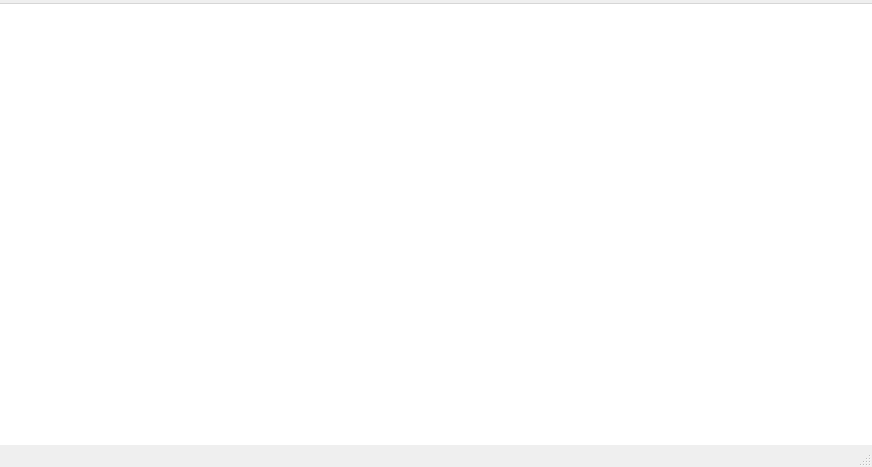
<?xml version="1.0" encoding="UTF-8"?>
<ui version="4.0">
 <class>EditorWindow</class>
 <widget class="QMainWindow" name="EditorWindow">
  <property name="geometry">
   <rect>
    <x>0</x>
    <y>0</y>
    <width>872</width>
    <height>467</height>
   </rect>
  </property>
  <property name="windowTitle">
   <string>EditorWindow</string>
  </property>
  <property name="unifiedTitleAndToolBarOnMac">
   <bool>true</bool>
  </property>
  <widget class="QWidget" name="centralWidget">
   <layout class="QVBoxLayout" name="verticalLayout">
    <property name="leftMargin">
     <number>0</number>
    </property>
    <property name="topMargin">
     <number>0</number>
    </property>
    <property name="rightMargin">
     <number>0</number>
    </property>
    <property name="bottomMargin">
     <number>0</number>
    </property>
    <item>
     <widget class="QPlainTextEdit" name="plainTextEdit">
      <property name="sizePolicy">
       <sizepolicy hsizetype="Expanding" vsizetype="Expanding">
        <horstretch>1</horstretch>
        <verstretch>1</verstretch>
       </sizepolicy>
      </property>
      <property name="styleSheet">
       <string notr="true">font: 11pt &quot;Monospace&quot;;</string>
      </property>
      <property name="frameShape">
       <enum>QFrame::NoFrame</enum>
      </property>
      <property name="lineWidth">
       <number>0</number>
      </property>
     </widget>
    </item>
   </layout>
  </widget>
  <widget class="QMenuBar" name="menuBar">
   <property name="geometry">
    <rect>
     <x>0</x>
     <y>0</y>
     <width>872</width>
     <height>22</height>
    </rect>
   </property>
   <widget class="QMenu" name="menuFile">
    <addaction name="actionNew"/>
    <addaction name="separator"/>
    <addaction name="actionOpen"/>
    <addaction name="separator"/>
    <addaction name="actionSave"/>
    <addaction name="actionSave_As"/>
   </widget>
   <widget class="QMenu" name="menuEdit">
    <addaction name="actionUndo"/>
    <addaction name="actionRedo"/>
    <addaction name="separator"/>
    <addaction name="actionCut"/>
    <addaction name="actionCopy"/>
    <addaction name="actionPaste"/>
    <addaction name="separator"/>
    <addaction name="actionFind"/>
    <addaction name="actionReplace"/>
   </widget>
   <widget class="QMenu" name="menuView">
    <addaction name="actionWord_Wrap"/>
    <addaction name="separator"/>
    <addaction name="actionFont_Style"/>
   </widget>
   <addaction name="menuFile"/>
   <addaction name="menuEdit"/>
   <addaction name="menuView"/>
  </widget>
  <widget class="QStatusBar" name="statusBar"/>
  <action name="actionNew"/>
  <action name="actionOpen"/>
  <action name="actionSave">
   <property name="shortcut">
    <string>Ctrl+S</string>
   </property>
  </action>
  <action name="actionSave_As"/>
  <action name="actionUndo">
   <property name="shortcut">
    <string>Ctrl+Z</string>
   </property>
  </action>
  <action name="actionRedo">
   <property name="shortcut">
    <string>Ctrl+Y</string>
   </property>
  </action>
  <action name="actionCut">
   <property name="shortcut">
    <string>Ctrl+X</string>
   </property>
  </action>
  <action name="actionCopy">
   <property name="shortcut">
    <string>Ctrl+C</string>
   </property>
  </action>
  <action name="actionPaste">
   <property name="shortcut">
    <string>Ctrl+V</string>
   </property>
  </action>
  <action name="actionFind">
   <property name="shortcut">
    <string>Ctrl+F</string>
   </property>
  </action>
  <action name="actionReplace">
   <property name="shortcut">
    <string>Ctrl+H</string>
   </property>
  </action>
  <action name="actionWord_Wrap">
   <property name="checkable">
    <bool>true</bool>
   </property>
  </action>
  <action name="actionFont_Style"/>
 </widget>
 <layoutdefault spacing="6" margin="11"/>
 <resources/>
 <connections>
  <connection>
   <sender>actionUndo</sender>
   <signal>triggered()</signal>
   <receiver>plainTextEdit</receiver>
   <slot>undo()</slot>
   <hints>
    <hint type="sourcelabel">
     <x>-1</x>
     <y>-1</y>
    </hint>
    <hint type="destinationlabel">
     <x>435</x>
     <y>233</y>
    </hint>
   </hints>
  </connection>
  <connection>
   <sender>actionRedo</sender>
   <signal>triggered()</signal>
   <receiver>plainTextEdit</receiver>
   <slot>redo()</slot>
   <hints>
    <hint type="sourcelabel">
     <x>-1</x>
     <y>-1</y>
    </hint>
    <hint type="destinationlabel">
     <x>435</x>
     <y>233</y>
    </hint>
   </hints>
  </connection>
  <connection>
   <sender>actionCopy</sender>
   <signal>triggered()</signal>
   <receiver>plainTextEdit</receiver>
   <slot>copy()</slot>
   <hints>
    <hint type="sourcelabel">
     <x>-1</x>
     <y>-1</y>
    </hint>
    <hint type="destinationlabel">
     <x>435</x>
     <y>233</y>
    </hint>
   </hints>
  </connection>
  <connection>
   <sender>actionCut</sender>
   <signal>triggered()</signal>
   <receiver>plainTextEdit</receiver>
   <slot>cut()</slot>
   <hints>
    <hint type="sourcelabel">
     <x>-1</x>
     <y>-1</y>
    </hint>
    <hint type="destinationlabel">
     <x>435</x>
     <y>233</y>
    </hint>
   </hints>
  </connection>
  <connection>
   <sender>actionPaste</sender>
   <signal>triggered()</signal>
   <receiver>plainTextEdit</receiver>
   <slot>paste()</slot>
   <hints>
    <hint type="sourcelabel">
     <x>-1</x>
     <y>-1</y>
    </hint>
    <hint type="destinationlabel">
     <x>435</x>
     <y>233</y>
    </hint>
   </hints>
  </connection>
  <connection>
   <sender>plainTextEdit</sender>
   <signal>copyAvailable(bool)</signal>
   <receiver>actionCopy</receiver>
   <slot>setEnabled(bool)</slot>
   <hints>
    <hint type="sourcelabel">
     <x>435</x>
     <y>233</y>
    </hint>
    <hint type="destinationlabel">
     <x>-1</x>
     <y>-1</y>
    </hint>
   </hints>
  </connection>
  <connection>
   <sender>plainTextEdit</sender>
   <signal>copyAvailable(bool)</signal>
   <receiver>actionCut</receiver>
   <slot>setEnabled(bool)</slot>
   <hints>
    <hint type="sourcelabel">
     <x>435</x>
     <y>233</y>
    </hint>
    <hint type="destinationlabel">
     <x>-1</x>
     <y>-1</y>
    </hint>
   </hints>
  </connection>
  <connection>
   <sender>plainTextEdit</sender>
   <signal>redoAvailable(bool)</signal>
   <receiver>actionRedo</receiver>
   <slot>setEnabled(bool)</slot>
   <hints>
    <hint type="sourcelabel">
     <x>435</x>
     <y>233</y>
    </hint>
    <hint type="destinationlabel">
     <x>-1</x>
     <y>-1</y>
    </hint>
   </hints>
  </connection>
  <connection>
   <sender>plainTextEdit</sender>
   <signal>undoAvailable(bool)</signal>
   <receiver>actionUndo</receiver>
   <slot>setEnabled(bool)</slot>
   <hints>
    <hint type="sourcelabel">
     <x>435</x>
     <y>233</y>
    </hint>
    <hint type="destinationlabel">
     <x>-1</x>
     <y>-1</y>
    </hint>
   </hints>
  </connection>
 </connections>
</ui>
